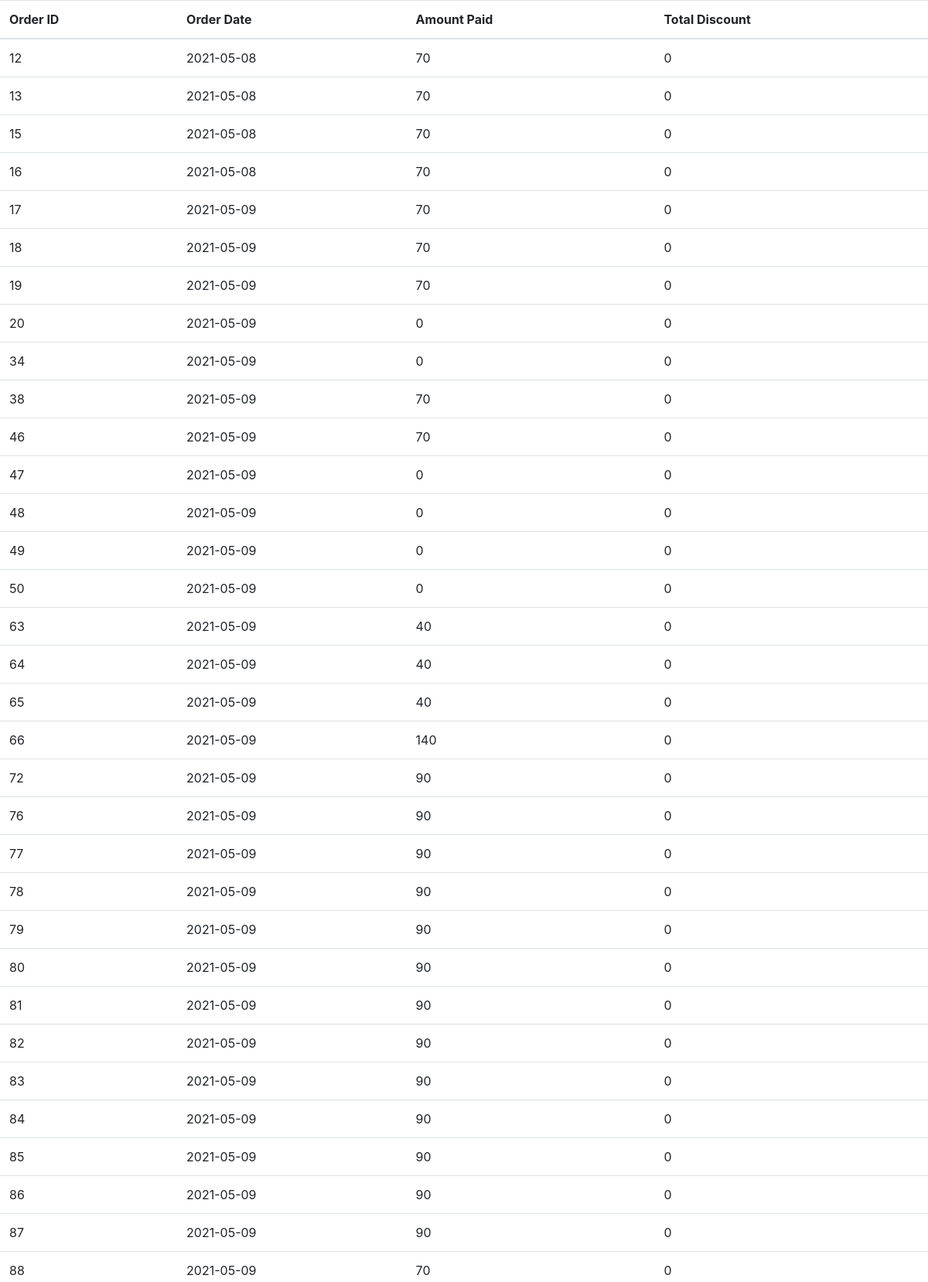
The app's page /Customer_Page/DisplayHistory.php (signed in, upper part) with its own data.
### tables this page shows
CREATE TABLE `foodorder` (
  `Orderid` int(11) NOT NULL,
  `OrderDate` date NOT NULL,
  `UserName` varchar(40) NOT NULL,
  `AmtPaid` float NOT NULL,
  `todiscount` float NOT NULL
);

### Customer_Page/DisplayHistory.php (the view, shortened to what this page needs)
<?php
if (!isset($_SESSION['username'])) {
    header('location:../Signinout/login.php');
} else {
?>
    <!DOCTYPE html>
    <html lang="en">
    <head>
        <link rel="stylesheet" href="https://stackpath.bootstrapcdn.com/bootstrap/4.3.1/css/bootstrap.min.css">
    </head>
    <table class="table">
        <thead>
            <tr>
                <th>Order ID</th>
                <th>Order Date</th>
                <th>Amount Paid</th>
                <th>Total Discount</th>
            </tr>
        </thead>
        <tbody>
            <?php
            $con = mysqli_connect("127.0.0.1:3308", "root", "", "canteen_db");
            $x = $_SESSION['username'];
            $qry6 = "SELECT Orderid, OrderDate, UserName, AmtPaid, todiscount FROM foodorder WHERE UserName='$x'";
            $result6 = mysqli_query($con, $qry6);
            while ($row6 = mysqli_fetch_array($result6)) {
                echo "<tr>";
                echo "<td>";
                echo $row6["Orderid"];
                echo "</td>";
                echo "<td>";
                echo $row6["OrderDate"];
                echo "</td>";
                echo "<td>";
                echo $row6["AmtPaid"]-$row6["todiscount"];
                echo "</td>";
                echo "<td>";
                echo $row6["todiscount"];
                echo "</td></tr>";
            }
                ?>
            </tbody>
    </table>
    </html>
<?php
}
?>

### records on screen
foodorder: Orderid "12", OrderDate "2021-05-08", $row6['AmtPaid']-$row6['todiscount'] "70", todiscount "0"
foodorder: Orderid "13", OrderDate "2021-05-08", $row6['AmtPaid']-$row6['todiscount'] "70", todiscount "0"
foodorder: Orderid "15", OrderDate "2021-05-08", $row6['AmtPaid']-$row6['todiscount'] "70", todiscount "0"
foodorder: Orderid "16", OrderDate "2021-05-08", $row6['AmtPaid']-$row6['todiscount'] "70", todiscount "0"
foodorder: Orderid "17", OrderDate "2021-05-09", $row6['AmtPaid']-$row6['todiscount'] "70", todiscount "0"
foodorder: Orderid "18", OrderDate "2021-05-09", $row6['AmtPaid']-$row6['todiscount'] "70", todiscount "0"
foodorder: Orderid "19", OrderDate "2021-05-09", $row6['AmtPaid']-$row6['todiscount'] "70", todiscount "0"
foodorder: Orderid "20", OrderDate "2021-05-09", $row6['AmtPaid']-$row6['todiscount'] "0", todiscount "0"
foodorder: Orderid "34", OrderDate "2021-05-09", $row6['AmtPaid']-$row6['todiscount'] "0", todiscount "0"
foodorder: Orderid "38", OrderDate "2021-05-09", $row6['AmtPaid']-$row6['todiscount'] "70", todiscount "0"
foodorder: Orderid "46", OrderDate "2021-05-09", $row6['AmtPaid']-$row6['todiscount'] "70", todiscount "0"
foodorder: Orderid "47", OrderDate "2021-05-09", $row6['AmtPaid']-$row6['todiscount'] "0", todiscount "0"
foodorder: Orderid "48", OrderDate "2021-05-09", $row6['AmtPaid']-$row6['todiscount'] "0", todiscount "0"
foodorder: Orderid "49", OrderDate "2021-05-09", $row6['AmtPaid']-$row6['todiscount'] "0", todiscount "0"
foodorder: Orderid "50", OrderDate "2021-05-09", $row6['AmtPaid']-$row6['todiscount'] "0", todiscount "0"
foodorder: Orderid "63", OrderDate "2021-05-09", $row6['AmtPaid']-$row6['todiscount'] "40", todiscount "0"
foodorder: Orderid "64", OrderDate "2021-05-09", $row6['AmtPaid']-$row6['todiscount'] "40", todiscount "0"
foodorder: Orderid "65", OrderDate "2021-05-09", $row6['AmtPaid']-$row6['todiscount'] "40", todiscount "0"
foodorder: Orderid "66", OrderDate "2021-05-09", $row6['AmtPaid']-$row6['todiscount'] "140", todiscount "0"
foodorder: Orderid "72", OrderDate "2021-05-09", $row6['AmtPaid']-$row6['todiscount'] "90", todiscount "0"
foodorder: Orderid "76", OrderDate "2021-05-09", $row6['AmtPaid']-$row6['todiscount'] "90", todiscount "0"
foodorder: Orderid "77", OrderDate "2021-05-09", $row6['AmtPaid']-$row6['todiscount'] "90", todiscount "0"
foodorder: Orderid "78", OrderDate "2021-05-09", $row6['AmtPaid']-$row6['todiscount'] "90", todiscount "0"
foodorder: Orderid "79", OrderDate "2021-05-09", $row6['AmtPaid']-$row6['todiscount'] "90", todiscount "0"
foodorder: Orderid "80", OrderDate "2021-05-09", $row6['AmtPaid']-$row6['todiscount'] "90", todiscount "0"
foodorder: Orderid "81", OrderDate "2021-05-09", $row6['AmtPaid']-$row6['todiscount'] "90", todiscount "0"
foodorder: Orderid "82", OrderDate "2021-05-09", $row6['AmtPaid']-$row6['todiscount'] "90", todiscount "0"
foodorder: Orderid "83", OrderDate "2021-05-09", $row6['AmtPaid']-$row6['todiscount'] "90", todiscount "0"
foodorder: Orderid "84", OrderDate "2021-05-09", $row6['AmtPaid']-$row6['todiscount'] "90", todiscount "0"
foodorder: Orderid "85", OrderDate "2021-05-09", $row6['AmtPaid']-$row6['todiscount'] "90", todiscount "0"
foodorder: Orderid "86", OrderDate "2021-05-09", $row6['AmtPaid']-$row6['todiscount'] "90", todiscount "0"
foodorder: Orderid "87", OrderDate "2021-05-09", $row6['AmtPaid']-$row6['todiscount'] "90", todiscount "0"
foodorder: Orderid "88", OrderDate "2021-05-09", $row6['AmtPaid']-$row6['todiscount'] "70", todiscount "0"
